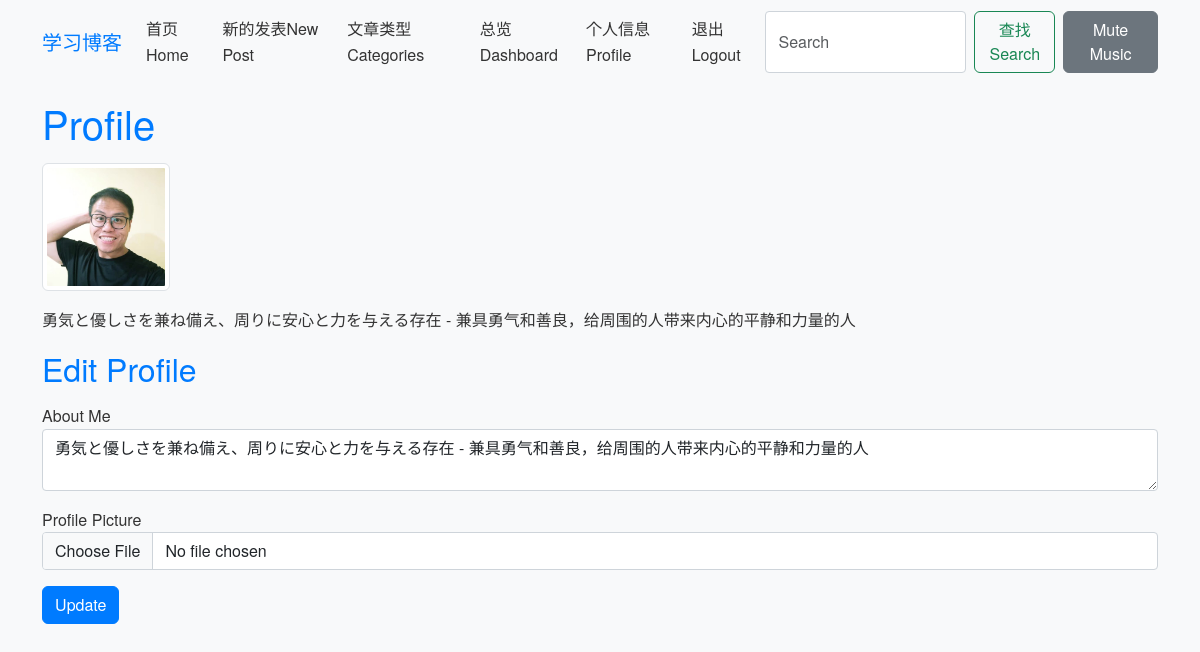
The app's page /profile (signed in) with its own data.
### app/models.py (models this page shows, shortened)
class User(db.Model, UserMixin):
    id = db.Column(db.Integer, primary_key=True)
    username = db.Column(db.String(64), index=True, unique=True)
    email = db.Column(db.String(120), index=True, unique=True)
    password_hash = db.Column(db.String(128))
    posts = db.relationship('Post', backref='author', lazy='dynamic')
    comments = db.relationship('Comment', backref='author', lazy='dynamic')
    about_me = db.Column(db.String(140))
    last_seen = db.Column(db.DateTime, default=datetime.utcnow)
    about_me = db.Column(db.Text)  # Changed from String(140) to Text for richer content
    avatar = db.Column(db.String(128))  # New field for avatar filename
    def get_avatar(self, size=128):
        if self.avatar:
            return url_for('static', filename='uploads/' + self.avatar)
        else:
            from hashlib import md5
            digest = md5(self.email.lower().encode('utf-8')).hexdigest()
            return f'https://www.gravatar.com/avatar/{digest}?d=identicon&s={size}'

### app/routes.py (the view)
@bp.route('/profile', methods=['GET', 'POST'])
@login_required
def profile():
    form = ProfileForm()
    if form.validate_on_submit():
        if form.avatar.data:
            filename = secure_filename(form.avatar.data.filename)
            unique_str = str(uuid.uuid4())[:8]
            filename = f"{unique_str}_{filename}"
            form.avatar.data.save(os.path.join(current_app.config['UPLOAD_FOLDER'], filename))
            current_user.avatar = filename
        current_user.about_me = form.about_me.data
        db.session.commit()
        flash('Profile updated!')
    elif request.method == 'GET':
        form.about_me.data = current_user.about_me
    about_html = bleach.clean(
        markdown.markdown(current_user.about_me or '', extensions=['extra', 'codehilite']),
        tags=ALLOWED_TAGS,
        attributes=ALLOWED_ATTRIBUTES
    ) if current_user.about_me else ''
    return render_template('profile.html', form=form, about_html=about_html)

### app/forms.py
class ProfileForm(FlaskForm):
    about_me = TextAreaField('About Me')  # Changed to TextAreaField, no length limit
    avatar = FileField('Profile Picture', validators=[FileAllowed(['jpg', 'png', 'jpeg'])])
    submit = SubmitField('Update')

### app/__init__.py (called while the page is built)
def create_app(config_class=Config):
    app = Flask(__name__)
    app.config.from_object(config_class)
    os.makedirs(app.config['UPLOAD_FOLDER'], exist_ok=True)
    db.init_app(app)
    migrate.init_app(app, db)
    login_manager.init_app(app)
    from app.models import User
    @login_manager.user_loader
    def load_user(user_id):
        return User.query.get(int(user_id))
    from app.routes import bp as main_bp  # Import the blueprint
    app.register_blueprint(main_bp)  # Register the blueprint
    with app.app_context():
        print("Registered routes:", [rule.rule for rule in app.url_map.iter_rules()])
    return app

### app/templates/profile.html (shortened to what this page needs)
{% extends 'base.html' %}
{% block content %}
<h1>Profile</h1>
{% if current_user.avatar or current_user.email %}
<img src="{{ current_user.get_avatar(128) }}" alt="Profile Picture" class="img-thumbnail mb-3" style="max-width: 128px;">
{% endif %}
<div class="post-content mb-3">{{ about_html | safe }}</div>
<h2>Edit Profile</h2>
<form action="" method="post" enctype="multipart/form-data">
    <div class="mb-3">{{ form.about_me.label }} {{ form.about_me(class="form-control", id="markdown-editor") }}</div>
    <div class="mb-3">{{ form.avatar.label }} {{ form.avatar(class="form-control") }}</div>
    {{ form.submit(class="btn btn-primary") }}
</form>
{% endblock %}

### app/static/css/style.css (style rules this page uses)
body { font-family: 'Helvetica Neue', Arial, sans-serif; background-color: #f8f9fa; color: #333; line-height: 1.6; margin: 0; padding: 0; }
h1, h2, h3 { color: #007bff; margin-bottom: 1rem; }
.form-control { border-radius: 0.25rem; border: 1px solid #ced4da; }
.btn-primary { background-color: #007bff; border-color: #007bff; }
.post-content { margin-bottom: 1rem; }
.post-content p { margin-bottom: 1rem; }

### records on screen
User: get_avatar (picture), about_me "勇気と優しさを兼ね備え、周りに安心と力を与える存在 - 兼具勇气和善良，给周围的人带来内心的平静和力量的人"
